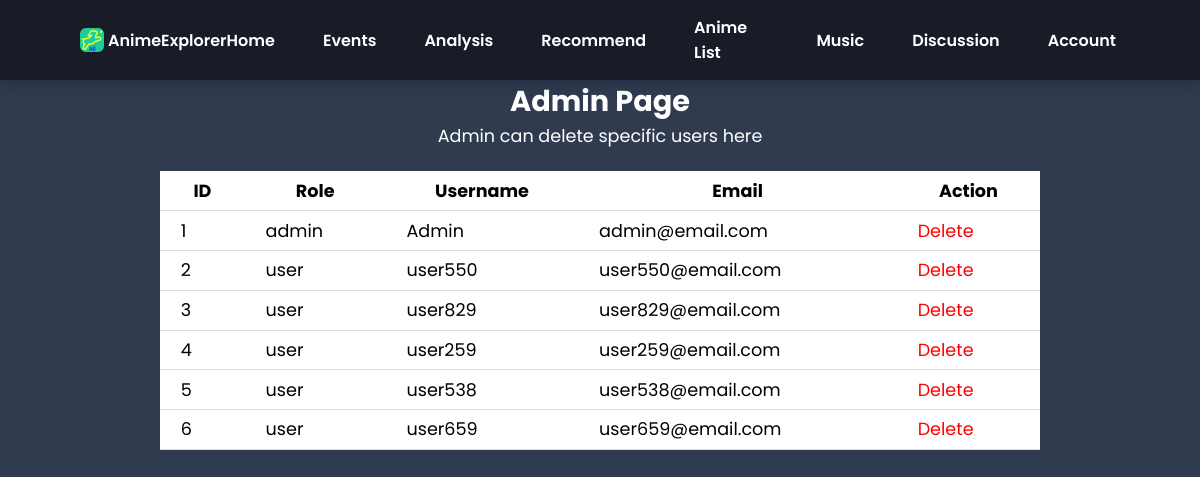
The page /admin (signed in) on the database its author committed.
### website/models.py (models this page shows, shortened)
class User(db.Model, UserMixin):
    id = db.Column(db.Integer, primary_key=True)
    role = db.Column(db.String(50))
    username = db.Column(db.String(150), unique=True)
    email = db.Column(db.String(150), unique=True)
    password = db.Column(db.String(150))
    profile_picture = db.Column(db.String(255), nullable=True)

### website/auth.py (the view)
@auth.route('/admin')
@requires_roles('admin')
@login_required
def admin():
    users = User.query.all()
    return render_template('admin.html', users=users)

### website/auth.py (called while the page is built)
def requires_roles(*roles):
    def wrapper(f):
        @wraps(f)
        def wrapped(*args, **kwargs):
            if current_user.is_anonymous:
                return render_template('errors/403.html')
            else:
                if current_user.role not in roles:
                    return render_template('errors/403.html')
            return f(*args, **kwargs)
        return wrapped
    return wrapper

### website/templates/admin.html (shortened to what this page needs)
<!DOCTYPE html>
<html>
    <head>
        <link rel="stylesheet" href="../static/css/header.css"/>
        <link rel="stylesheet" href="../static/css/admin.css"/>
        <link href="https://cdn.jsdelivr.net/npm/remixicon@3.2.0/fonts/remixicon.css" rel="stylesheet">
    </head>
    <body>
        <header class="header">
            <nav class="nav container">
                <div class="nav__data">
                    <a href="{{ url_for('views.home')}}" class="nav__logo">
                        <img src="../static/images/general/web_icon.png" style="width: 1.5rem;"> AnimeExplorer
                    </a>
                </div>
                <div class="nav__menu" id="nav-menu">
                    <ul class="nav__list">
                        <li><a href="{{ url_for('views.home')}}" class="nav__link">Home</a></li>
                        <li><a href="{{ url_for('views.events')}}" class="nav__link">Events</a></li>
                        <li><a href="{{ url_for('views.analysis')}}" class="nav__link">Analysis</a></li>
                        <li><a href="{{ url_for('views.recommend_name')}}" class="nav__link">Recommend</a></li>
                        <li><a href="{{ url_for('views.anime_list')}}" class="nav__link">Anime List</a></li>
                        <li><a href="{{ url_for('views.music')}}" class="nav__link">Music</a></li>
                        <li><a href="{{ url_for('views.discussion')}}" class="nav__link">Discussion</a></li>
                        <li class="dropdown__item">
                            <div class="nav__link">
                                Account
                            </div>
                        </li>
                    </ul>
                </div>
            </nav>
        </header>
        <div class="admin">
            <div class="admin-intro">
                <h1>Admin Page</h1>
                <p>Admin can delete specific users here</p>
            </div>
            <div class="user-table">
                <table>
                    <thead>
                        <tr>
                            <th>ID</th>
                            <th>Role</th>
                            <th>Username</th>
                            <th>Email</th>
                            <th>Action</th>
                        </tr>
                    </thead>
                    <tbody>
                        {% for user in users %}
                            <tr>
                                <td>{{user.id}}</td>
                                <td>{{user.role}}</td>
                                <td>{{user.username}}</td>
                                <td>{{user.email}}</td>
                                <td>
                                    <form onsubmit="return confirm('Proceed to delete this user?')" method="post" action="{{ url_for('auth.delete_user', user_id=user.id) }}">
                                        <button type="submit">Delete</button>
                                    </form>
                                </td>
                            </tr>
                        {% endfor %}
                    </tbody>
                </table>
            </div>
        </div>
    </body>
</html>

### website/static/css/header.css (style rules this page uses)
:root { --header-height: 3rem; --black-color: hsl(220, 24%, 12%); --black-color-light: hsl(220, 24%, 15%); --black-color-lighten: hsl(220, 20%, 18%); --white-color: #fff; --body-color: #ffffff; --normal-font-size: .938rem; --font-regular: 400; --font-semi-bold: 600; --z-tooltip: 10; --z-fixed: 100; }
@media screen and (min-width: 1024px) { :root { --normal-font-size: 1rem; } }
* { font-family: 'Poppins', sans-serif; box-sizing: border-box; margin: 0; padding: 0; }
body header { font-size: var(--normal-font-size); background-color: var(--body-color); }
ul { list-style: none; }
a { text-decoration: none; }
.container { max-width: 1250px; margin-inline: 1.5rem; }
.header { position: fixed; top: 0; left: 0; width: 100%; background-color: var(--black-color); box-shadow: 0 2px 16px hsla(220, 32%, 8%, .3); z-index: var(--z-fixed); }
.nav { height: var(--header-height); }
.nav__logo, .nav__burger, .nav__close { color: var(--white-color); }
.nav__data { height: 100%; display: flex; justify-content: space-between; align-items: center; }
.nav__logo { display: inline-flex; align-items: center; column-gap: .25rem; font-weight: var(--font-semi-bold); }
.nav__link { color: var(--white-color); background-color: var(--black-color); font-weight: var(--font-semi-bold); padding: 1.25rem 1.5rem; display: flex; justify-content: space-between; align-items: center; transition: background-color .3s; }
.dropdown__item { cursor: pointer; }
@media screen and (min-width: 1118px) { .container { margin-inline: 5rem; } }
@media screen and (min-width: 1118px) { .nav { height: calc(var(--header-height) + 2rem); display: flex; justify-content: space-between; } }
@media screen and (min-width: 1118px) { .nav__list { height: 100%; display: flex; column-gap: 3rem; } }
@media screen and (min-width: 1118px) { .nav__link { height: 100%; padding: 0; justify-content: initial; column-gap: .25rem; } }
@media screen and (min-width: 1118px) { .dropdown__item, .dropdown__subitem { position: relative; } }

### website/static/css/admin.css (style rules this page uses)
:root { --basic-font-size: 1.1rem; --header-font-size: 1.8rem; --font-semi-bold: 600; }
* { font-family: 'Poppins', sans-serif; box-sizing: border-box; margin: 0; padding: 0; }
@media screen and (min-width: 1118px) { body { padding-top: 5rem; } }
body { background-color: hsl(219, 25%, 25%); }
.admin-intro { color: #ffffff; text-align: center; margin-bottom: 1.4rem; }
.admin-intro h1 { font-size: var(--header-font-size); }
.admin-intro p { font-size: var(--basic-font-size); }
.user-table { font-size: var(--basic-font-size); display: block; align-items: center; justify-content: center; background-color: #ffffff; margin-inline: 10rem; max-height: 25rem; overflow-y: auto; }
.user-table table { width: 100%; border-collapse: collapse; }
.user-table th, td { padding-inline: 1.3rem; padding-block: .4rem; border-bottom: 1px solid #DDD; }
.user-table button { font-size: var(--basic-font-size); border: none; color: red; cursor: pointer; background-color: transparent; }

### rows shown on the page
User: id "1", role "admin", username "Admin", email "admin@email.com"
User: id "2", role "user", username "user550", email "user550@email.com"
User: id "3", role "user", username "user829", email "user829@email.com"
User: id "4", role "user", username "user259", email "user259@email.com"
User: id "5", role "user", username "user538", email "user538@email.com"
User: id "6", role "user", username "user659", email "user659@email.com"
